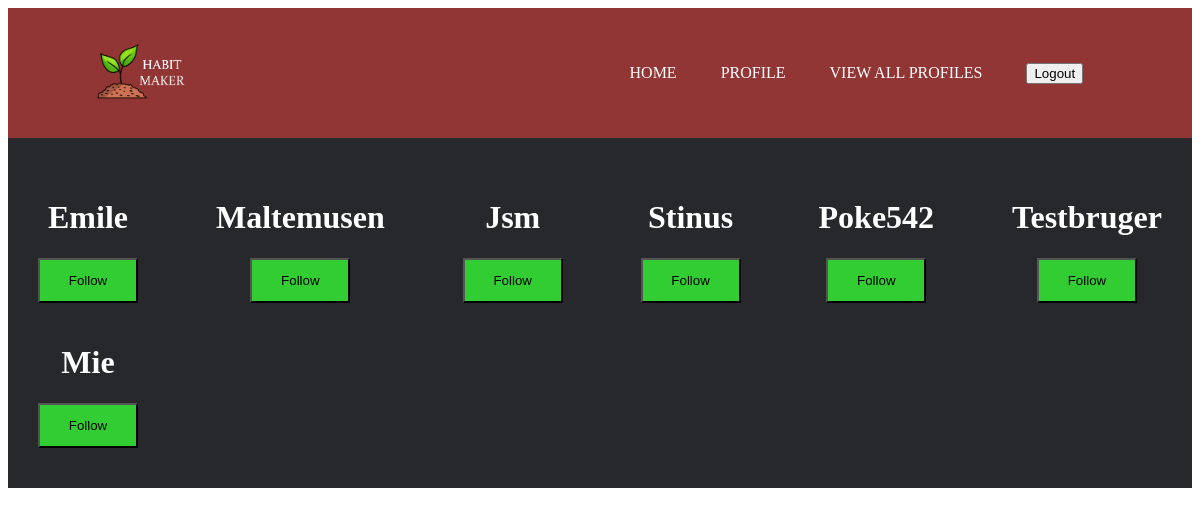
Screenshot of /profiles/ (signed in) with the database file from the repository.
### blog/models.py (models this page shows, shortened)
class Profile(models.Model):
    user = models.OneToOneField(User, null=True, on_delete=models.CASCADE)
    color = models.TextField()
    hovercolor = models.TextField()
    day = models.TextField()
    week = models.TextField()
    month = models.TextField()
    dayyear = models.TextField()
    streak = models.IntegerField(null=True)
    followers = models.ManyToManyField(User, blank=True, related_name='followers')
    habit = models.CharField(max_length=150)

### blog/views.py (the view)
# urls.py: path('profiles/', followerpage),
@login_required(login_url='/login/')
def followerpage(request):
    context = {}
    profiles = Profile.objects.all()
    if request.method == "POST":
        id = request.POST["userprofile"]
        following = request.POST["following"]
        profile = Profile.objects.get(id= id)
        if following == "following":
            profile.followers.remove(request.user)
        elif following == "notfollowing":
            profile.followers.add(request.user)
    else:
        pass
    is_following = request.user.followers.all()
    context['profiles'] = profiles
    context["following"] = is_following
    return render(request, 'following.html', context)

### blog/templates/following.html (shortened to what this page needs)
{% load static %}
<!DOCTYPE html>
<html lang="en">
<head>
</head>
<body>
<div class="fullnavbar">
    <div class="navbar">
        <img src="{% static '/images/logo2.png' %}">
        <ul>
            <li><a href="/main/">Home</a></li>
            <li><a href="/profilepage/">Profile</a></li>
            <li><a href="/profiles/">View all Profiles</a></li>
            <li><form action="/logout/" method="post">
                <input type="submit" value="Logout">
            </form></li>
        </ul>
    </div>
</div>
<div class="maincontent">
{% for item in profiles%}
{% if item.user != request.user %}
{% if item in following %}
<form method="post">
    {% csrf_token %}
    <input id="userprofile" name="userprofile" value={{item.id}} type="hidden">
    <input id="following" name="following" value="following" type="hidden">
    <h1>{{item.user|capfirst}}</h1>
    <button class="nobtn">Unfollow</button>
</form>
{% else %}
<form method="post">
    <h1>{{item.user|capfirst}}</h1>
    <button class="yesbtn"> Follow</button>
</form>
{% endif %}
{% endif %}
{% endfor %}
</div>
</body>
</html>

### blog/templates/following.html (style rules this page uses)
.fullnavbar { width: 100%; background: #913535; }
.navbar { width:85%; margin: auto; padding: 35px 0; display: flex; align-items:center; justify-content: space-between; }
.navbar img { height: 9.5%; width: 9.5%; }
.navbar ul li { list-style: none; display: inline-block; margin: 0 20px; position: relative; }
.navbar ul li a { text-decoration: none; color: #fff; text-transform: uppercase; }
.navbar ul li::after { content: ''; height: 3px; width: 0; background: #009688; position: absolute; left: 0; bottom: -10px ; transition: 0.5s; }
.maincontent { width: 100%; height: 100%; color: #fff; background: #26282b; margin: auto; padding: 30px 0; display: flex; align-items: center; text-align: center; margin-left: auto; margin-right: auto; justify-content: space-between; flex-wrap: wrap; }
.maincontent form { padding: 10px 30px; }
.yesbtn { background: #32CD32; height: 45px; width: 100px; }

### rows the page displays
Profile: user "Emile"
Profile: user "Maltemusen"
Profile: user "Jsm"
Profile: user "Stinus"
Profile: user "Poke542"
Profile: user "Testbruger"
Profile: user "Mie"
